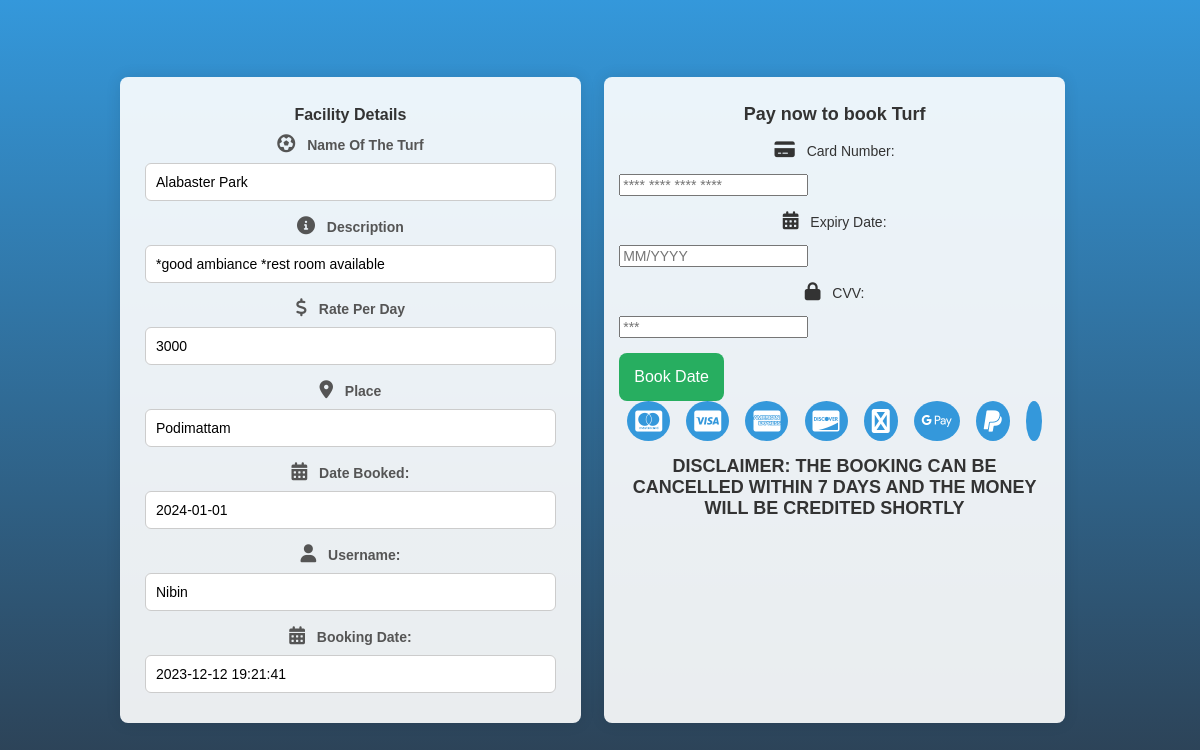
Page /payment.php?booking_id=131 on the committed database.
### tables this page shows
CREATE TABLE `booking_list` (
  `id` int(11) NOT NULL COMMENT 'AUTO_INCREMENT',
  `ref_code` varchar(100) NOT NULL,
  `user_id` int(11) NOT NULL,
  `facility_id` int(11) NOT NULL,
  `date_from` date NOT NULL,
  `payment_status` varchar(20) NOT NULL,
  `status` tinyint(2) NOT NULL DEFAULT 0,
  `date_created` datetime NOT NULL DEFAULT current_timestamp(),
  `date_updated` datetime DEFAULT NULL ON UPDATE current_timestamp() COMMENT 'ON UPDATE CURRENT_TIMESTAMP()',
  `amount` int(11) NOT NULL
);

CREATE TABLE `facility_list` (
  `facility_id` int(11) NOT NULL COMMENT 'AUTO_INCREMENT',
  `image_path` text NOT NULL,
  `status` tinyint(1) NOT NULL DEFAULT 1,
  `date_created` datetime NOT NULL DEFAULT current_timestamp(),
  `date_updated` datetime DEFAULT NULL ON UPDATE current_timestamp() COMMENT 'ON UPDATE CURRENT_TIMESTAMP()',
  `name` text NOT NULL,
  `place` varchar(30) NOT NULL,
  `description` text NOT NULL,
  `rate` int(10) NOT NULL
);

CREATE TABLE `customer_details` (
  `id` int(11) NOT NULL COMMENT 'AUTO_INCREMENT',
  `firstname` text NOT NULL,
  `middlename` text DEFAULT NULL,
  `lastname` text NOT NULL,
  `gender` text NOT NULL,
  `contact` text NOT NULL,
  `address` text NOT NULL,
  `email` text NOT NULL,
  `password` text NOT NULL,
  `confirm_password` text DEFAULT NULL,
  `image_path` text DEFAULT NULL,
  `status` varchar(15) NOT NULL DEFAULT 'user',
  `date_created` datetime NOT NULL DEFAULT current_timestamp(),
  `date_added` datetime DEFAULT NULL ON UPDATE current_timestamp() COMMENT 'ON UPDATE CURRENT_TIMESTAMP()'
);

### payment.php (the view, shortened to what this page needs)
<?php
$con = mysqli_connect("localhost", "admin", "admin", "miniproject");
$booking_id = isset($_GET['booking_id']) ? $_GET['booking_id'] : null;
$facilityDetails = null;
if ($booking_id) {
    $query = "SELECT f.*, bl.date_from, bl.user_id, bl.date_created
    FROM facility_list f
    LEFT JOIN booking_list bl ON f.facility_id = bl.facility_id
    WHERE bl.id = '$booking_id'";
    $result = mysqli_query($con, $query);
    $facilityDetails = mysqli_fetch_assoc($result);
    $user_id = $facilityDetails['user_id'];
    $queryUser = "SELECT * FROM customer_details WHERE id = '$user_id'";
    $resultUser = mysqli_query($con, $queryUser);
    if ($resultUser) {
        $userDetails = mysqli_fetch_assoc($resultUser);
        $username = $userDetails['firstname'];
    } else {
        $username = "Unknown";
    }
}
?>
<!DOCTYPE html>
<html lang="en">
<head>
    <link rel="stylesheet" href="https://cdnjs.cloudflare.com/ajax/libs/font-awesome/6.0.0/css/all.min.css">
</head>
<body>
    <div class="container">
        <div class="facility-details">
            <h2>Facility Details</h2>
            <label for="first-name"><i class="fas fa-futbol icon"></i> Name Of The Turf</label>
            <input type="text" id="first-name" name="t1" value="<?php echo isset($facilityDetails['name']) ? $facilityDetails['name'] : ''; ?>" readonly>
            <label for="last-name"><i class="fas fa-info-circle icon"></i> Description</label>
            <input type="text" id="last-name" name="t2" value="<?php echo isset($facilityDetails['description']) ? $facilityDetails['description'] : ''; ?>" readonly>
            <label for="contact"><i class="fas fa-dollar-sign icon"></i> Rate Per Day</label>
            <input type="tel" id="contact" name="t3" value="<?php echo isset($facilityDetails['rate']) ? $facilityDetails['rate'] : ''; ?>" readonly>
            <label for="place"><i class="fas fa-map-marker-alt icon"></i> Place</label>
            <input type="text" id="place" name="t5" value="<?php echo isset($facilityDetails['place']) ? $facilityDetails['place'] : ''; ?>" readonly>
            <label for="date-booked"><i class="fas fa-calendar-alt icon"></i> Date Booked:</label>
            <input type="text" id="date-booked" name="date-booked" value="<?php echo isset($facilityDetails['date_from']) ? $facilityDetails['date_from'] : ''; ?>" readonly>
<label for="username"><i class="fas fa-user icon"></i> Username:</label>
<input type="text" id="username" name="username" value="<?php echo isset($username) ? $username : ''; ?>" readonly>
<label for="booking-date"><i class="fas fa-calendar-alt icon"></i> Booking Date:</label>
<input type="text" id="booking-date" name="booking-date" value="<?php echo isset($facilityDetails['date_created']) ? $facilityDetails['date_created'] : ''; ?>" readonly>
        </div>
        <div class="payment-container">
        <h1>Pay now to book Turf</h1>
        <form method="post" action="">
    <div id="card-details" style="width: 100%;">
    <label for="card-number"><i class="fas fa-credit-card icon"></i> Card Number:</label>
<input type="text" id="card-number" name="card-number" placeholder="**** **** **** ****">
<label for="expiry-date"><i class="fas fa-calendar-alt icon"></i> Expiry Date:</label>
<input type="text" id="expiry-date" name="expiry-date" placeholder="MM/YYYY">
<label for="cvv"><i class="fas fa-lock icon"></i> CVV:</label>
<input type="text" id="cvv" name="cvv" placeholder="***">
    </div>
            <button type="submit" name="submit" id="submit">Book Date</button>
</form>
<div>
<div class="payment-method-icons">
    <i class="fab fa-cc-mastercard"></i>
    <i class="fab fa-cc-visa"></i>
    <i class="fab fa-cc-amex"></i>
    <i class="fab fa-cc-discover"></i>
    <i class="fab fa-phone"></i>
    <i class="fab fa-google-pay"></i>
    <i class="fab fa-paypal"></i>
    <i class="fab fa-paytm"></i>
</div>
</div>
<h1>DISCLAIMER: THE BOOKING CAN BE CANCELLED WITHIN 7 DAYS AND THE MONEY WILL BE CREDITED SHORTLY<h1>
</div>
</body>
</html>

### payment.php (style rules this page uses)
body { font-family: 'Arial', sans-serif; margin: 0; padding: 0; display: flex; align-items: center; justify-content: center; min-height: 100vh; background: linear-gradient(to bottom, #3498db, #2c3e50); color: #fff; }
.container { display: flex; justify-content: space-between; width: 80%; margin: 0 auto; }
.facility-details, .payment-container { background-color: rgba(255, 255, 255, 0.9); color: #333; padding: 15px; border-radius: 8px; box-shadow: 0 0 15px rgba(0, 0, 0, 0.1); width: 48%; box-sizing: border-box; text-align: center; margin-right: 15px; }
h2 { font-size: 16px; margin-bottom: 10px; color: #333; }
.facility-details input { padding: 10px; margin-bottom: 15px; border: 1px solid #ccc; border-radius: 6px; box-sizing: border-box; font-size: 14px; width: calc(100% - 20px); }
.facility-details label { margin-bottom: 10px; font-size: 14px; font-weight: bold; color: #555; display: block; }
.payment-container h1 { font-size: 18px; margin-bottom: 15px; }
.payment-container label, .payment-container input { display: block; margin-bottom: 15px; font-size: 14px; color: #333; }
.icon { margin-right: 8px; font-size: 18px; }
.payment-method-icons { display: flex; justify-content: space-around; margin-bottom: 15px; }
.payment-method-icons i { font-size: 24px; color: #fff; background-color: #3498db; padding: 8px; border-radius: 50%; margin: 0 5px; }
#submit { padding: 15px; font-size: 16px; display: flex; align-items: center; justify-content: center; background-color: #27ae60; color: #fff; border: none; border-radius: 8px; cursor: pointer; text-decoration: none; transition: background-color 0.3s ease-in-out; }

### rows in the picture
booking_list: t1 "Alabaster Park", t2 "*good ambiance *rest room available", t3 "3000", t5 "Podimattam", date-booked "2024-01-01", booking-date "2023-12-12 19:21:41"
customer_details: username "Nibin"
